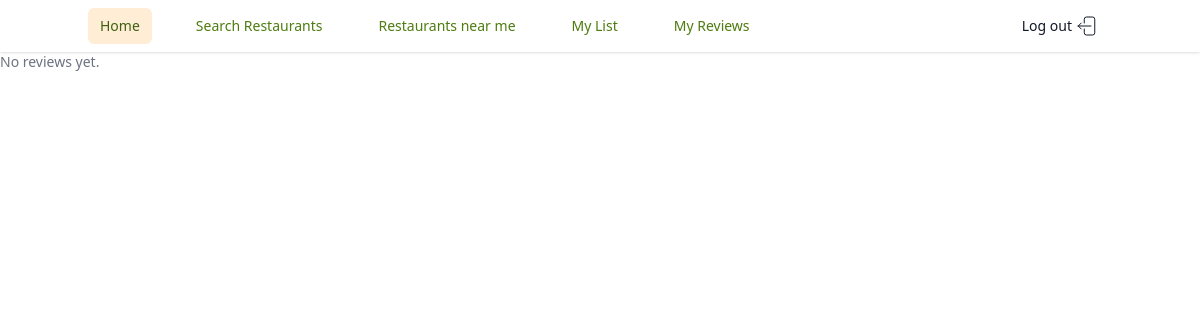
The app's page /my_reviews/1 (signed in), older data.
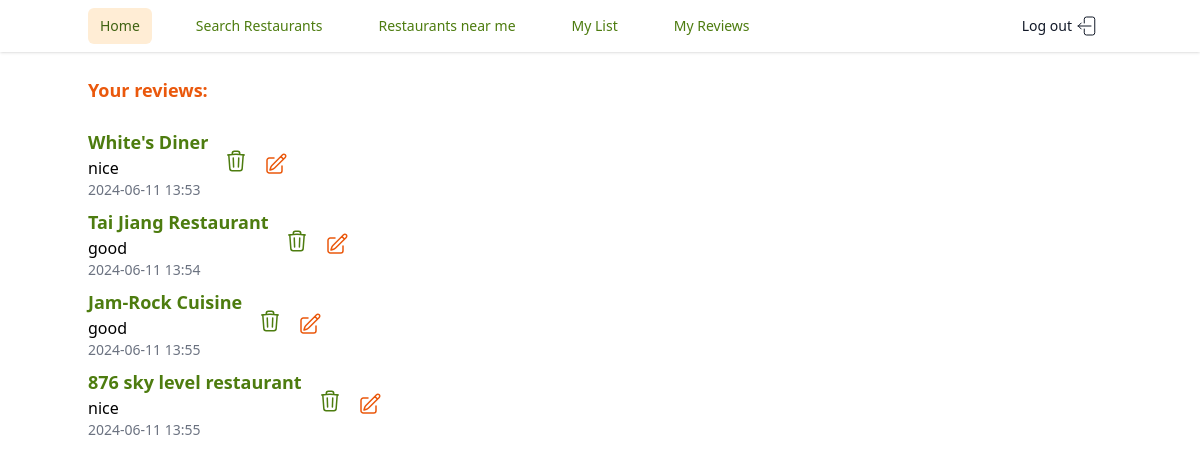
The same page, newer data.
### models.py (models this page shows)
class Review(db.Model):
    __tablename__ = 'reviews'
    id = db.Column(
        db.Integer,
        primary_key=True
    )
    user_id = db.Column(
        db.Integer,
        db.ForeignKey('users.id', ondelete='cascade'),
        nullable = False
    )
    restaurant_id = db.Column(
        db.Integer,
        db.ForeignKey('restaurants.id', ondelete='cascade')
    )
    content = db.Column(
        db.Text,
        nullable = False
    )
    timestamp = db.Column(
        MyDateTime,
        nullable=False,
        default=datetime.now,
    )

class Restaurant(db.Model):
    __tablename__ = 'restaurants'
    id = db.Column(
        db.Integer,
        primary_key=True
    )
    name = db.Column(
        db.Text,
        nullable=False,
    )
    address = db.Column(
        db.Text,
    )
    photos = db.Column(
        db.Text,
    )
    reviews = db.relationship('Review', backref= 'restaurant')
    __table_args__ = (db.UniqueConstraint('name', 'address', name='_name_address_uc'),)

### app.py (the view)
@app.route('/my_reviews/<int:user_id>')
def show_my_reviews(user_id):
    user = User.query.get_or_404(user_id)
    reviews = Review.query.filter_by(user_id=g.user.id).all()
    review_form = ReviewForm()
    return render_template('page_my_reviews.html', user = user, reviews = reviews, review_form = review_form)

### app.py (called while the page is built)
@app.before_request
def add_user_to_g():
    if CURR_USER_KEY in session:
        g.user = User.query.get(session[CURR_USER_KEY])
    else:
        g.user = None

@app.after_request
def add_header(req):
    req.headers["Cache-Control"] = "no-cache, no-store, must-revalidate"
    req.headers["Pragma"] = "no-cache"
    req.headers["Expires"] = "0"
    req.headers['Cache-Control'] = 'public, max-age=0'
    return req

### templates/page_my_reviews.html (shortened to what this page needs)
{% extends 'base.html' %} {% block content %}
        {% if reviews %}
        <div class="reviews mt-2 max-w-5xl mx-auto">
          <h4 class="text-lg my-6 font-semibold text-orange-600">Your reviews:</h4>
          {% for review in reviews %}
          <div class="review mb-2 flex space-x-4 items-center">
            <div class="review-name-content">
                <p class="text-lg text-lime-700 font-semibold">{{ review.restaurant.name }}</p>
              <p class="review-content">{{ review.content }}</p>
            <p class="review-timestamp text-sm text-gray-500">{{ review.timestamp.strftime('%Y-%m-%d %H:%M') }}</p>
            </div>
 <form action="{{ url_for('delete_review', review_id=review.id) }}" method="POST">
 <button type="submit" class="bg-transparent border-0">
 </button>
</form>
<button type="button" id="edit-review-btn-{{ review.id }}" class="bg-transparent border-0">
</button>
          </div>
          {% endfor %}
        </div>
        {% else %}
        <p class="no-reviews text-sm text-gray-500">No reviews yet.</p>
        {% endif %}
        {% endblock %}

Row changes from the older to the newer data that the page shows:
added Review: restaurant.name "White's Diner", content "nice", timestamp "2024-06-11 13:53"
added Review: restaurant.name "Tai Jiang Restaurant", content "good", timestamp "2024-06-11 13:54"
added Review: restaurant.name "Jam-Rock Cuisine", content "good", timestamp "2024-06-11 13:55"
added Review: restaurant.name "876 sky level restaurant", content "nice", timestamp "2024-06-11 13:55"
Text that changed along with them:
text no longer shown: "No reviews yet."
text now shown: "Your reviews:"
